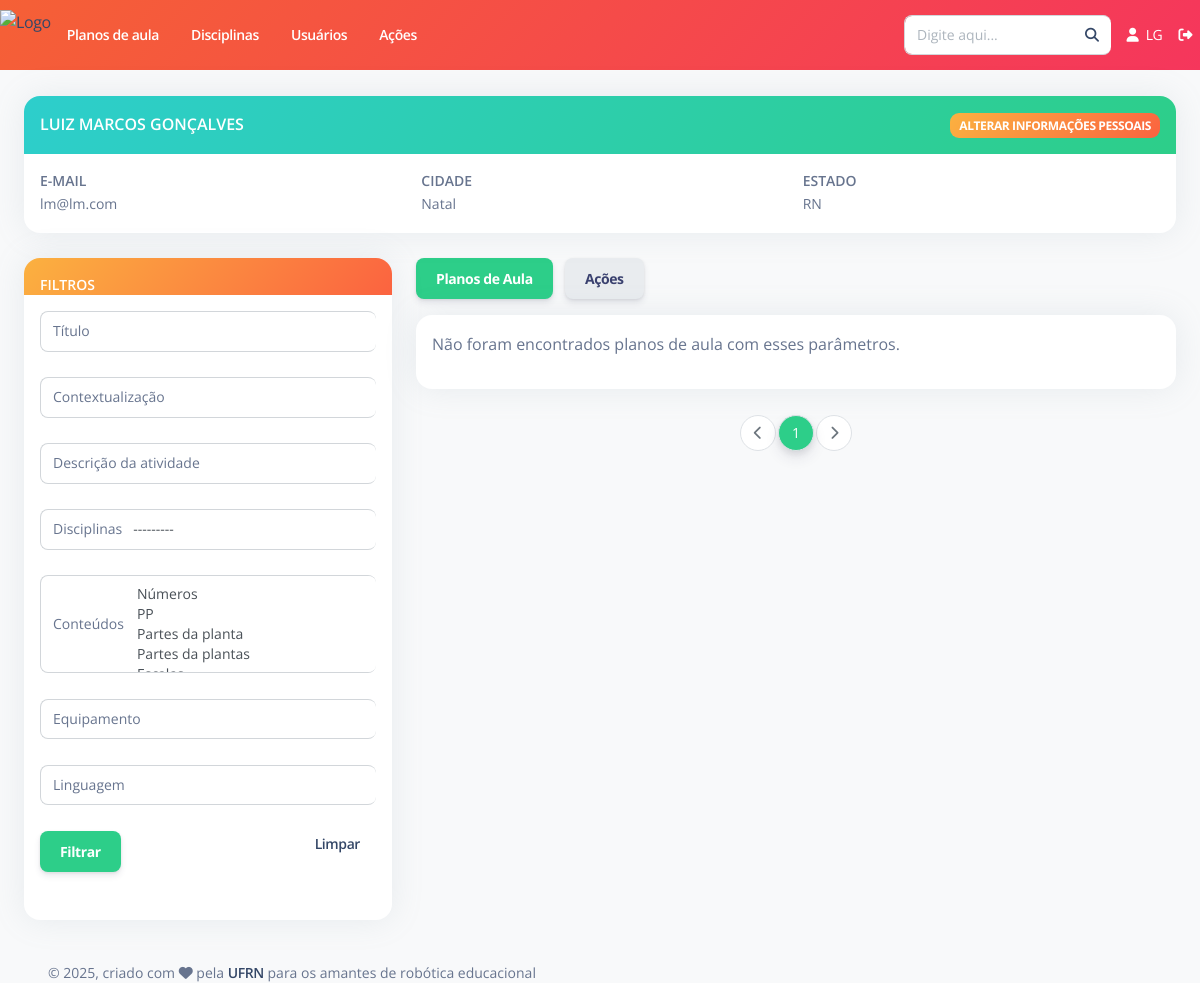
The page /usuario/planos_aula/10 (signed in) on the database as committed earlier.
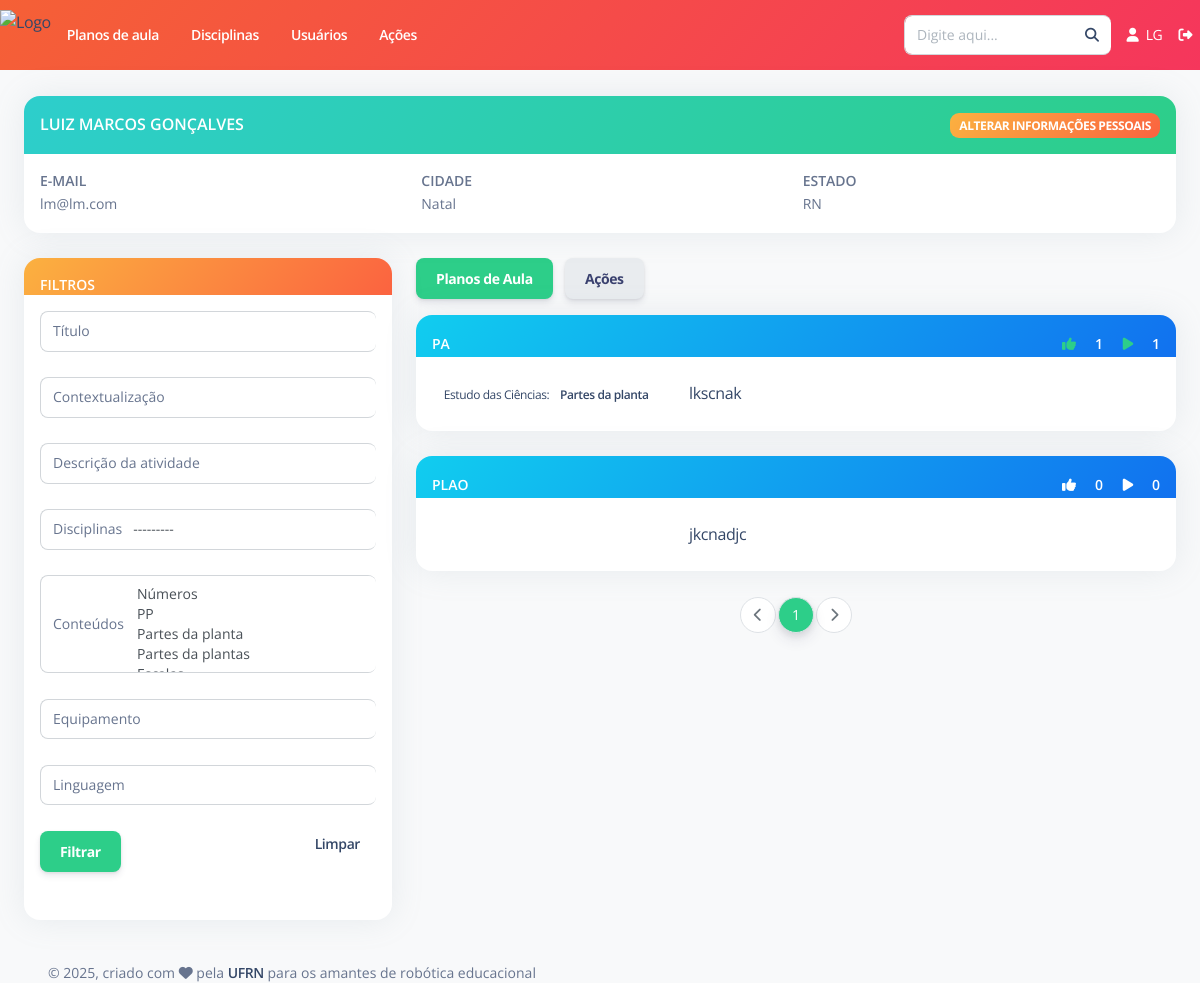
The same page on the database as committed later.
### PlanoAula/models.py (models this page shows, shortened)
class PlanoAula(models.Model):
    criador = models.ForeignKey(Usuario, on_delete=models.RESTRICT,null=True, verbose_name="Responsável", related_name="planos_criados")
    data_criacao = models.DateTimeField(default=timezone.now, verbose_name="Data de criação")
    titulo = models.CharField(max_length=200, verbose_name="Título", blank=False, null=False)
    contextualizacao = models.TextField(verbose_name="Contextualização", blank=False, null=False)
    descricao_atividade = models.TextField(verbose_name="Descrição da atividade", blank=False, null=False)
    avaliacao = models.TextField(verbose_name="Critérios de avaliação", blank=True, null=True)
    conteudos = models.ManyToManyField(Conteudo, related_name="planos_de_aula", verbose_name="Conteúdos")
    robo_equipamento = models.CharField(max_length=200, blank=True, null=True, verbose_name="Equipamento")
    robo_descricao = models.TextField(blank=True, null=True, verbose_name="Descrição do robô")
    robo_link = models.TextField(verbose_name="Links", blank=True, null=True)
    nivel_dificuldade_montagem = models.CharField(max_length=13, choices=NIVEL_DIFICULDADE, blank=True, null=True, verbose_name="Nível de dificuldade da montagem")
    prog_linguagem = models.CharField(max_length=200, blank=True, null=True, verbose_name="Linguagem de programação")
    prog_descricao = models.TextField(blank=True, null=True, verbose_name="Descrição da programação")
    prog_link = models.TextField(verbose_name="Links", blank=True, null=True)
    prog_codigos = models.FileField(upload_to=diretorio_plano_aula, blank=True, null=True, verbose_name="Códigos")
    nivel_dificuldade_programacao = models.CharField(max_length=13, choices=NIVEL_DIFICULDADE, blank=True, null=True, verbose_name="Nível de dificuldade da programação")
    robo_pdf = models.FileField(upload_to=diretorio_plano_aula, blank=True, null=True, verbose_name="Manual de montagem do robô")
    status = models.BooleanField(default=True)
    class Meta:
        ordering = ['titulo']
        verbose_name = "Plano de aula"
        verbose_name_plural = "Planos de aula"

### Disciplina/models.py (models this page shows)
class Conteudo(models.Model):
    nome = models.CharField(max_length=200, verbose_name="Nome")
    disciplina = models.ForeignKey(Disciplina, on_delete=models.RESTRICT, related_name="conteudos", verbose_name="Disciplina")
    status = models.CharField(max_length=7, choices=STATUS, default='Ativo')
    def __str__(self):
        return self.nome
    class Meta:
        ordering = ['disciplina', 'nome']
        verbose_name = "Conteúdo"
        verbose_name_plural = "Conteúdos"
        constraints = [
            models.UniqueConstraint(fields=['nome', 'disciplina'], name='unique_conteudo_por_disciplina')
        ]

class Disciplina(models.Model):
    nome = models.CharField(unique=True, max_length=200, verbose_name="Nome")
    status = models.CharField(max_length=7, choices=STATUS, default='Ativo')
    def __str__(self):
        return self.nome
    class Meta:
        ordering = ['nome']
        verbose_name = "Disciplina"
        verbose_name_plural = "Disciplinas"

### Usuario/views.py (the view)
# urls.py: path('planos_aula/<int:pk>', views.ler_informacoes_plano_aula, name="informacoes_plano_aula"),
@login_required
def ler_informacoes_plano_aula(request, pk):
    usuario = Usuario.objects.get(pk=pk)
    planos_aula_filtrado = filter_plano_aula.PlanoAulaFiltro(request.GET, queryset=PlanoAula.objects.filter(criador=usuario))
    lista_planos_aula = planos_aula_filtrado.qs
    form_filtro_plano_aula = planos_aula_filtrado.form
    paginator_plano_aula = Paginator(lista_planos_aula, 10)
    page_number_plano_aula = request.GET.get("page")
    try:
        page_obj_plano_aula = paginator_plano_aula.page(page_number_plano_aula)
    except PageNotAnInteger:
        page_obj_plano_aula = paginator_plano_aula.page(1)
    except EmptyPage:
        page_obj_plano_aula = paginator_plano_aula.page(paginator_plano_aula.num_pages)
    informacoes = {
        'usuario': usuario,
        'form_filtro_plano_aula': form_filtro_plano_aula,
        'page_obj_plano_aula': page_obj_plano_aula,
    }
    return render(request, "Usuario/informacoes_plano_aula.html", informacoes)

### PlanoAula/templatetags/attribute_tags.py (called while the page is built)
@register.filter
def encontrar_usuario_lista(qs, usuario):
    lista = list(qs.values_list('usuario', flat=True))
    if usuario in lista:
        return True
    else:
        return False

@register.filter
def plano_aula_midias_foto(qs):
    fotos_robo = FotoRobo.objects.filter(plano_aula=qs)
    fotos_execucao = FotoExecucao.objects.filter(plano_aula=qs)
    resultado = []
    for foto in fotos_robo:
        resultado.append(foto.robo_foto.url)
    for foto in fotos_execucao:
        resultado.append(foto.execucao_foto.url)
    return resultado

### Usuario/models.py (called while the page is built)
    def __str__(self):
        return self.first_name + " " + self.last_name

### Usuario/templatetags/info_usuario.py (called while the page is built)
@register.filter
def iniciais_nome_completo(user):
    if not user.first_name and not user.last_name:
        return ""
    primeira = user.first_name.strip()[0] if user.first_name else ""
    ultima = user.last_name.strip()[0] if user.last_name else ""
    return f"{primeira.upper()}{ultima.upper()}"

### templates/Usuario/informacoes_plano_aula.html (shortened to what the changed rows need)
{% extends "Base/base.html" %}
{% load pagination_tags %}
{% load attribute_tags %}
{% load widget_tweaks %}
{% load static %}
{% block conteudo %}
<br>
<br>
<div id="div_plano_aula" class="row">
    <div id="main_div" class="col-md-8 col-lg-8">
        {% for aula in page_obj_plano_aula %}
                <div class="card" id="card_plano_aula_{{aula.id}}">
                    <div class="card-header bg-gradient-info pb-0 p-3">
                        <span class="text-sm mb-0 text-uppercase text-white font-weight-bold">{{aula.titulo}}</span>
                        <div class="float-end">
                            <span class="text-sm mb-0 text-uppercase text-white font-weight-bold">
                                {% if aula.likes.all|encontrar_usuario_lista:user.id %}
                                    <a onclick="marcar_favorito({{aula.id}}, {{user.id}}, '{{tipo}}')">
                                        <i class="fas fa-thumbs-up px-3" id="icon_thumbs_up_{{aula.id}}"
                                        style="color: var(--bs-success);"></i>
                                    </a>
                                {% else %}
                                    <a onclick="marcar_favorito({{aula.id}}, {{user.id}}, '{{tipo}}')">
                                        <i class="fas fa-thumbs-up px-3" id="icon_thumbs_up_{{aula.id}}"
                                        style="color: white;"></i>
                                    </a>
                                {% endif %}
                                <span class="text-sm mb-0 text-uppercase text-white font-weight-bold" id="contador_thumbs_up_{{aula.id}}">{{ aula.likes.count }}</span>
                            </span>
                            <span class="text-sm mb-0 text-uppercase text-white font-weight-bold">
                                {% if aula.execucoes.all|encontrar_usuario_lista:user.id %}
                                    <a onclick="marcar_executado({{aula.id}}, {{user.id}}, '{{tipo}}')">
                                        <i class="fas fa-play px-3" id="icon_play_{{aula.id}}"
                                        style="color: var(--bs-success);"></i>
                                    </a>
                                {% else %}
                                    <a onclick="marcar_executado({{aula.id}}, {{user.id}}, '{{tipo}}')">
                                        <i class="fas fa-play px-3" id="icon_play_{{aula.id}}"
                                        style="color: white;"></i>
                                    </a>
                                {% endif %}
                                <span class="text-sm mb-0 text-uppercase text-white font-weight-bold" id="contador_play_{{aula.id}}">{{ aula.execucoes.count }}</span>
                            </span>
                        </div>
                    </div>
                    <a href="{% url 'plano_aula:detalhes' pk=aula.pk %}">
                        <div class="card-body row">
                            <div class="col-4">
                                {% for conteudo in aula.conteudos.all %}
                                    <span class="mb-2 text-xs">{{conteudo.disciplina}}:
                                        <span class="text-dark font-weight-bold ms-sm-2">{{conteudo.nome}}</span>
                                    </span>
                                    <br>
                                {% endfor %}
                            </div>
                            <div class="col-8">
                                <div class="overflow-auto">
                                    {% if aula.descricao_atividade|length > 600 %}
                                        {{ aula.descricao_atividade|slice:":600" }}...
                                    {% else %}
                                        {{ aula.descricao_atividade }}
                                    {% endif %}
                                </div>
                            </div>
                        </div>
                    </a>
                </div>
            <br>
        {% empty %}
            <div class="card">
                <div class="card-body p-3 overflow-auto">
                    <p>Não foram encontrados planos de aula com esses parâmetros.</p>
                </div>
            </div>
            <br>
        {% endfor %}
        <nav class="justify-content-center d-flex pagination">
            <ul class="pagination">
                {% for i in page_obj_plano_aula.paginator.page_range %}
                    {% if page_obj_plano_aula.number == i %}
                        <li class="active page-item">
                            <span class="page-link">{{ i }} <span class="sr-only">(current)</span></span>
                        </li>
                    {% elif i > page_obj_plano_aula.number|add:'-3' and i < page_obj_plano_aula.number|add:'3' %}
                        <li class="page-item">
                            <a href="?{% url_replace request 'page' i %}" class="page-link">{{ i }}</a>
                        </li>
                    {% endif %}
                {% endfor %}
            </ul>
        </nav>
    </div>
</div>
<br/>
{% endblock %}

Rows that differ between the two databases and show on the page:
added PlanoAula: titulo "PA", likes.count "1", execucoes.count "1", descricao_atividade "lkscnak"
now on this page (row unchanged): Conteudo: disciplina "Estudo das Ciências", nome "Partes da planta"
added PlanoAula: titulo "PLAO", likes.count "0", execucoes.count "0", descricao_atividade "jkcnadjc"
Other text that changed with them:
text no longer shown: "Não foram encontrados planos de aula com esses parâmetros."
